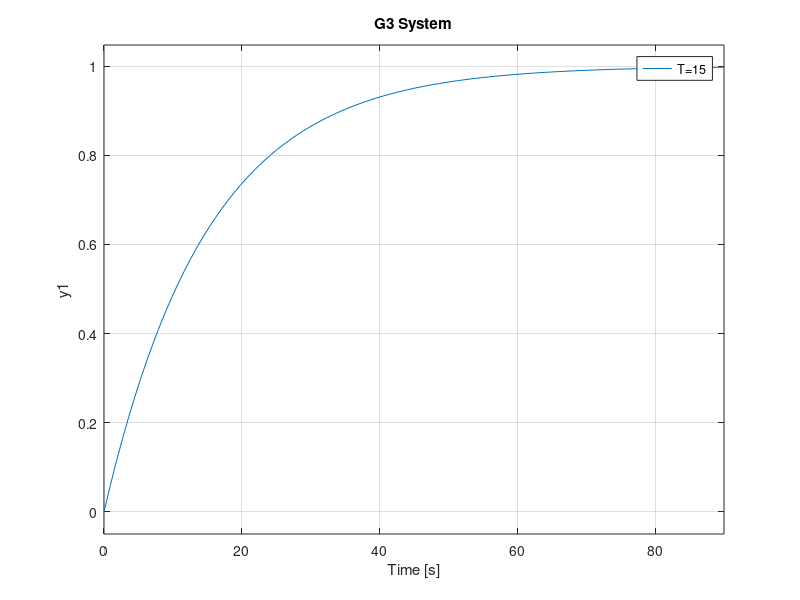

Write MATLAB code to recreate this figure.
pkg load control;

G1=tf([1],[5 1])
G2=tf([1],[10 1])
G3=tf([1],[15 1])

subplot(2,2,1);
step(G1)
axis([0 4 -0.2 0.6])
title("G1 System")
legend('T=5')

subplot(2,2,2);
step(G2)
title("G2 System")
legend('T=10')

subplot(2,2,3);
step(G3)
title("G3 System")
legend('T=15')
